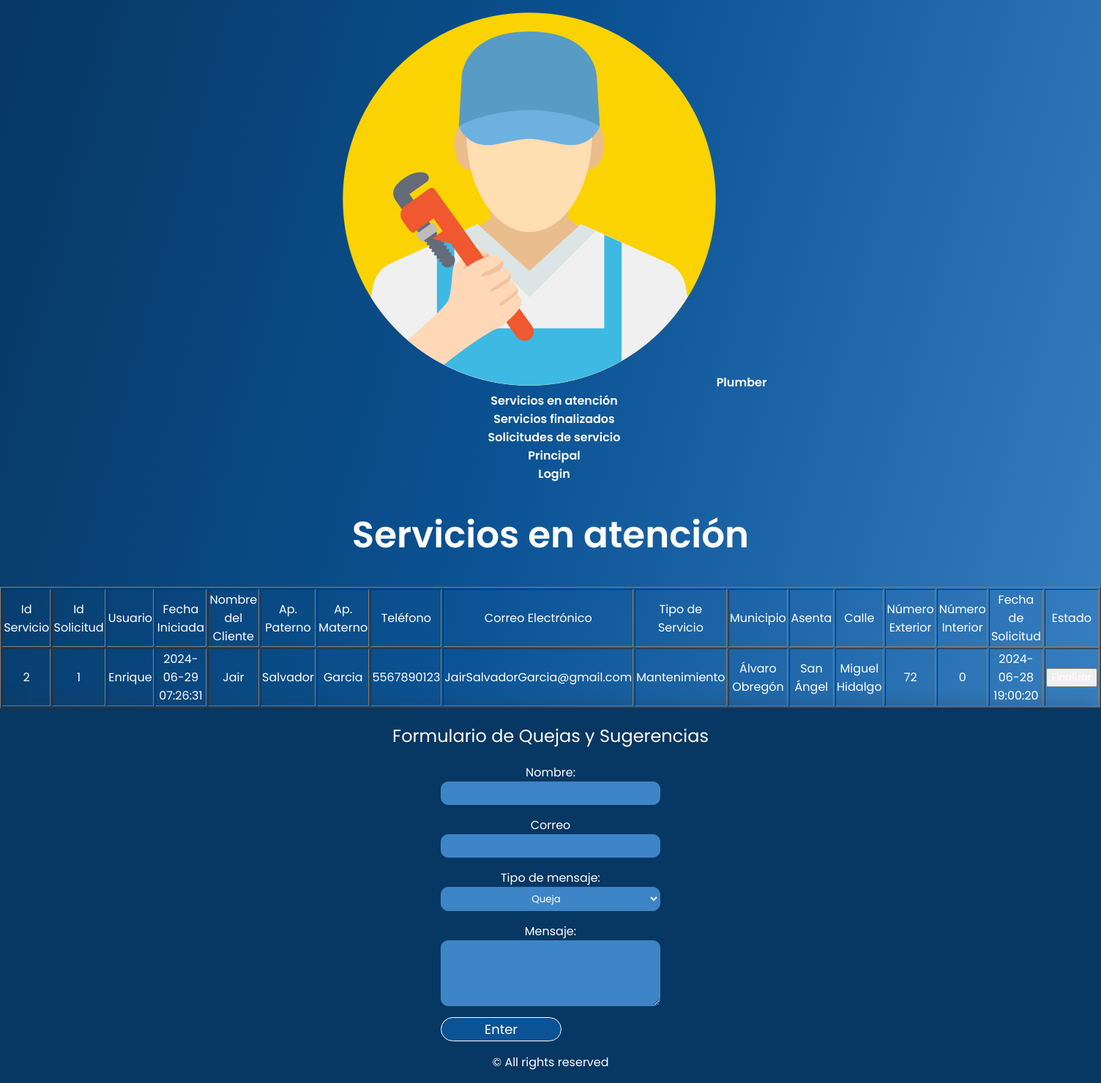
Screenshot of /ServiciosAtendidos.php with the database file from the repository.
### tables this page shows
CREATE TABLE IF NOT EXISTS `servicio` (
  `IdServicio` int(11) NOT NULL AUTO_INCREMENT,
  `SolicitudId` int(11) NOT NULL,
  `UsuarioId` int(11) NOT NULL,
  `FechaIniciada` datetime NOT NULL,
  `FechaFinalizada` datetime NOT NULL,
  `HorasServicio` int(11) NOT NULL,
  `Fotos` text NOT NULL,
  PRIMARY KEY (`IdServicio`),
  KEY `IX_Servicio_SolicitudId` (`SolicitudId`),
  KEY `IX_Servicio_UsuarioId` (`UsuarioId`)
);

CREATE TABLE IF NOT EXISTS `usuarios` (
  `IdUsuario` int(11) NOT NULL AUTO_INCREMENT,
  `Nombre` text NOT NULL,
  `ApMaterno` text NOT NULL,
  `ApPaterno` text NOT NULL,
  `NumeTel` text DEFAULT NULL,
  `CorreoElectronico` text NOT NULL,
  `Contrasena` text NOT NULL,
  `Rol` text NOT NULL,
  PRIMARY KEY (`IdUsuario`)
);

CREATE TABLE IF NOT EXISTS `clientes` (
  `IdCliente` int(11) NOT NULL AUTO_INCREMENT,
  `Nombre` text NOT NULL,
  `ApMaterno` text NOT NULL,
  `ApPaterno` text NOT NULL,
  `NumeTel` text DEFAULT NULL,
  `CorreoElectronico` text NOT NULL,
  `Contrasena` text NOT NULL,
  PRIMARY KEY (`IdCliente`)
);

CREATE TABLE IF NOT EXISTS `tiposervicio` (
  `IdTipoServicio` int(11) NOT NULL AUTO_INCREMENT,
  `NombreServicio` text NOT NULL,
  `CostoServicio` float NOT NULL,
  PRIMARY KEY (`IdTipoServicio`)
);

CREATE TABLE IF NOT EXISTS `codigopostal` (
  `IdCodigoPostal` int(11) NOT NULL AUTO_INCREMENT,
  `Asenta` text NOT NULL,
  `TipoAsenta` text NOT NULL,
  `Municipio` text NOT NULL,
  `Estado` text NOT NULL,
  `Ciudad` text NOT NULL,
  `CP` text NOT NULL,
  `CodigoEstado` text NOT NULL,
  `CodigoOficina` text NOT NULL,
  `CodigoTipoAsenta` text NOT NULL,
  `CodigoMunicipio` text NOT NULL,
  `IdAsenta` text NOT NULL,
  `Zona` text NOT NULL,
  `Clave` text NOT NULL,
  `Codigo` varchar(100) DEFAULT NULL,
  `Adicional` varchar(50) DEFAULT NULL,
  PRIMARY KEY (`IdCodigoPostal`)
);

CREATE TABLE IF NOT EXISTS `solicitud` (
  `IdSolicitud` int(11) NOT NULL AUTO_INCREMENT,
  `ClienteId` int(11) NOT NULL,
  `TipoServicioId` int(11) NOT NULL,
  `CodigoPostalId` int(11) NOT NULL,
  `FechaSolicitud` datetime NOT NULL,
  `Calle` text NOT NULL,
  `NumExt` int(11) NOT NULL,
  `NumInt` int(11) DEFAULT NULL,
  `EstadoSolicitud` text NOT NULL,
  PRIMARY KEY (`IdSolicitud`),
  KEY `IX_Solicitud_ClienteId` (`ClienteId`),
  KEY `IX_Solicitud_CodigoPostalId` (`CodigoPostalId`)
);

### ServiciosAtendidos.php (the view, shortened to what this page needs)
<?php
include 'db_connection.php';
$query = "SELECT s.IdServicio, s.SolicitudId, s.UsuarioId, s.FechaIniciada, s.FechaFinalizada, s.HorasServicio, s.Fotos,
                 so.IdSolicitud, so.ClienteId, t.NombreServicio, so.CodigoPostalId, cp.Municipio, cp.Asenta, so.Calle, so.NumExt, so.NumInt, so.EstadoSolicitud, so.FechaSolicitud,
                 c.Nombre, c.ApPaterno, c.ApMaterno, c.NumeTel, c.CorreoElectronico, u.Nombre AS UsuarioNombre
          FROM servicio s
          JOIN Solicitud so ON s.SolicitudId = so.IdSolicitud
          JOIN tiposervicio t ON so.TipoServicioId = t.IdTipoServicio
          JOIN codigopostal cp ON so.CodigoPostalId = cp.IdCodigoPostal
          JOIN clientes c ON so.ClienteId = c.IdCliente
          JOIN usuarios u ON s.UsuarioId = u.IdUsuario
           WHERE s.HorasServicio = 0";
$stmt = $pdo->prepare($query);
$stmt->execute();
$servicios = $stmt->fetchAll(PDO::FETCH_ASSOC);
?>
<!DOCTYPE html>
<html lang="es">
<head>
    <link href="css/style.css" rel="stylesheet">
</head>
<body>
    <nav>
        <ul class="nav">
            <li class="nav-left"><a href="index.php"><img src="assets/plumber.png" alt="plumber">Plumber</a></li>
            <li><a href="serviciosAtentidos.php">Servicios en atención</a></li>
            <li><a href="serviciosFinalizados.php">Servicios finalizados</a></li>
             <li><a href="SolicitudesServicio.php">Solicitudes de servicio</a></li>
             <li><a href="index.html">Principal</a></li>
            <li><a href="login.php">Login</a></li>
        </ul>
    </nav>
    <h1>Servicios en atención</h1>
    <table border="1">
        <thead>
            <tr>
                <th>Id Servicio</th>
                <th>Id Solicitud</th>
                <th>Usuario</th>
                <th>Fecha Iniciada</th>
                <th>Nombre del Cliente</th>
                <th>Ap. Paterno</th>
                <th>Ap. Materno</th>
                <th>Teléfono</th>
                <th>Correo Electrónico</th>
                <th>Tipo de Servicio</th>
                <th>Municipio</th>
                <th>Asenta</th>
                <th>Calle</th>
                <th>Número Exterior</th>
                <th>Número Interior</th>
                <th>Fecha de Solicitud</th>
                <th>Estado</th>
            </tr>
        </thead>
        <tbody>
            <?php foreach ($servicios as $servicio): ?>
                <tr>
                    <td><?php echo htmlspecialchars($servicio['IdServicio']); ?></td>
                    <td><?php echo htmlspecialchars($servicio['SolicitudId']); ?></td>
                    <td><?php echo htmlspecialchars($servicio['UsuarioNombre']); ?></td>
                    <td><?php echo htmlspecialchars($servicio['FechaIniciada']); ?></td>
                    <td><?php echo htmlspecialchars($servicio['Nombre']); ?></td>
                    <td><?php echo htmlspecialchars($servicio['ApPaterno']); ?></td>
                    <td><?php echo htmlspecialchars($servicio['ApMaterno']); ?></td>
                    <td><?php echo htmlspecialchars($servicio['NumeTel']); ?></td>
                    <td><?php echo htmlspecialchars($servicio['CorreoElectronico']); ?></td>
                    <td><?php echo htmlspecialchars($servicio['NombreServicio']); ?></td>
                    <td><?php echo htmlspecialchars($servicio['Municipio']); ?></td>
                    <td><?php echo htmlspecialchars($servicio['Asenta']); ?></td>
                    <td><?php echo htmlspecialchars($servicio['Calle']); ?></td>
                    <td><?php echo htmlspecialchars($servicio['NumExt']); ?></td>
                    <td><?php echo htmlspecialchars($servicio['NumInt']); ?></td>
                    <td><?php echo htmlspecialchars($servicio['FechaSolicitud']); ?></td>
                    <td>
                     <button onclick="openModal(<?php echo $servicio['IdServicio']; ?>)">Finalizar</button>
                    </td>
                </tr>
            <?php endforeach; ?>
        </tbody>
    </table>
    <footer>
        <h2>Formulario de Quejas y Sugerencias</h2>
        <form action="">
            <label for="name">Nombre:</label>
            <input type="text" id="name" name="name" required>
            <label for="email">Correo</label>
            <input type="email" id="email" name="email" required>
            <label for="type">Tipo de mensaje:</label>
            <select name="type" id="type" required>
                <option value="queja">Queja</option>
            </select>
            <label for="message">Mensaje:</label>
            <textarea name="message" id="message" rows="5" required></textarea>
            <input class="submit" type="submit" value="Enter">
        </form>
        <p>© All rights reserved</p>
    </footer>
</body>
</html>

### css/style.css (style rules this page uses)
* { text-align: center; list-style: none; color: #fff; font-family: "Poppins", sans-serif; font-weight: 400; font-style: normal; }
body { margin: 0; background-image: linear-gradient(105deg, #073763 0%, #0b5394 46%, #3d85c6 100%); color: #fff; }
h1 { font-size: 50px; font-weight: 600; }
a { text-decoration: none; }
nav a { font-weight: 600; padding-right: 30px; }
footer>form { width: 300px; height: 380px; }
footer { width: 100%; background-color: #073763; display: flex; flex-direction: column; align-items: center; box-shadow: 0px 1px 25px rgba(56, 52, 52, 0.5); }
.submit { width: 55%; height: 40px; border-radius: 30px; border: 1px solid; font-size: 18px; background: #0b5394; color: #fff; cursor: pointer; outline: none; }
form { display: flex; flex-direction: column; }
input[type=text], input[type=number], input[type=email], input[type=password], input[type=tel], textarea, select { margin-bottom: 15px; padding: 5px; font: 16px; border: 1px solid #3d85c6; background: #3d85c6; border-radius: 10px; }

### rows the page displays
servicio: IdServicio "2", SolicitudId "1", UsuarioId.Nombre "Enrique", FechaIniciada "2024-06-29 07:26:31", clientes.Nombre "Jair", clientes.ApPaterno "Salvador", clientes.ApMaterno "Garcia", clientes.NumeTel "5567890123", clientes.CorreoElectronico "JairSalvadorGarcia@gmail.com", tiposervicio.NombreServicio "Mantenimiento", codigopostal.Municipio "Álvaro Obregón", codigopostal.Asenta "San Ángel", SolicitudId.Calle "Miguel Hidalgo", SolicitudId.NumExt "72", SolicitudId.NumInt "0", SolicitudId.FechaSolicitud "2024-06-28 19:00:20"
